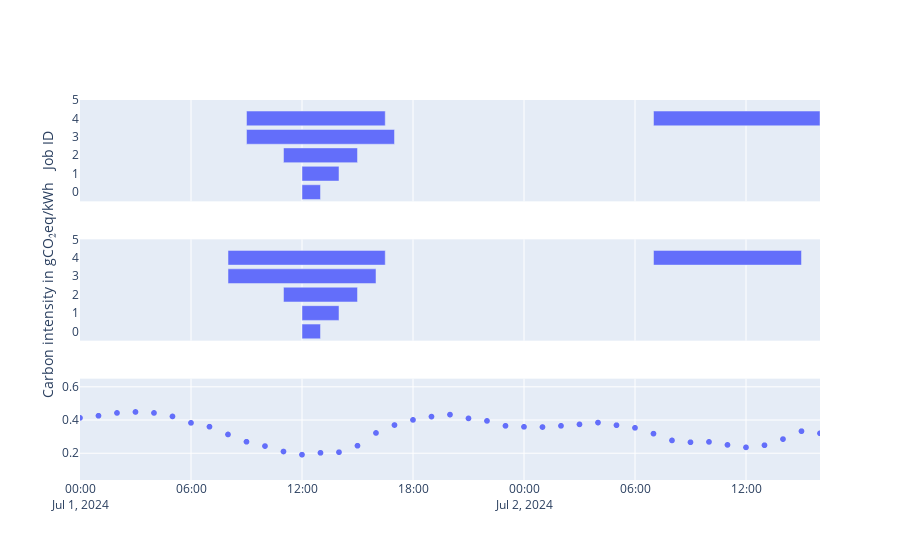

Notebook code for this chart:
### Code cell
compare_traces([
    "suspend-resume_periodic-phases_2_1800_200_24_details",
    "suspend-resume_constant-from-periodic-phases_2_1800_200_24_details"
], 24)

### Figure 1 — Plotly figure (JSON) as saved in the notebook; plotly's stock layout.template omitted (floating-point values rounded to 4 significant figures; data arrays with more than 128 entries replaced by an {"elided": "..."} marker saying what was removed)
{"data": [{"alignmentgroup": "True", "base": ["2024-07-01T09:00:00+00:00", "2024-07-01T09:00:00+00:00", "2024-07-01T11:00:00+00:00", "2024-07-01T12:00:00+00:00", "2024-07-01T12:00:00+00:00", "2024-07-02T07:00:00+00:00"], "customdata": [[32400, 7.5], [32400, 8], [39600, 4], [43200, 1], [43200, 2], [111600, 9]], "hovertemplate": "start_time_date=%{base}<br>exit_time_date=%{x}<br>ID=%{y}<br>start_time=%{customdata[0]}<br>length_hours=%{customdata[1]}<extra></extra>", "legendgroup": "", "marker": {"color": "#636efa", "pattern": {"shape": ""}}, "name": "", "offsetgroup": "", "orientation": "h", "showlegend": false, "textposition": "auto", "type": "bar", "x": [27000000, 28800000, 14400000, 3600000, 7200000, 32400000], "xaxis": "x", "y": [4, 3, 2, 0, 1, 4], "yaxis": "y"}, {"alignmentgroup": "True", "base": ["2024-07-01T08:00:00+00:00", "2024-07-01T08:00:00+00:00", "2024-07-01T11:00:00+00:00", "2024-07-01T12:00:00+00:00", "2024-07-01T12:00:00+00:00", "2024-07-02T07:00:00+00:00"], "customdata": [[28800, 8.5], [28800, 8], [39600, 4], [43200, 1], [43200, 2], [111600, 8]], "hovertemplate": "start_time_date=%{base}<br>exit_time_date=%{x}<br>ID=%{y}<br>start_time=%{customdata[0]}<br>length_hours=%{customdata[1]}<extra></extra>", "legendgroup": "", "marker": {"color": "#636efa", "pattern": {"shape": ""}}, "name": "", "offsetgroup": "", "orientation": "h", "showlegend": false, "textposition": "auto", "type": "bar", "x": [30600000, 28800000, 14400000, 3600000, 7200000, 28800000], "xaxis": "x2", "y": [4, 3, 2, 0, 1, 4], "yaxis": "y2"}, {"hovertemplate": "datetime=%{x}<br>carbon_intensity_avg=%{y}<extra></extra>", "legendgroup": "", "marker": {"color": "#636efa", "symbol": "circle"}, "mode": "markers", "name": "", "showlegend": false, "type": "scattergl", "x": {"elided": "1440 str values"}, "xaxis": "x3", "y": {"elided": "1440 float values"}, "yaxis": "y3"}], "layout": {"xaxis": {"anchor": "y", "domain": [0, 1], "matches": "x3", "range": ["2024-07-01T00:00:00+00:00", "2024-07-02T16:00:00+00:00"], "showticklabels": false, "type": "date"}, "xaxis2": {"anchor": "y2", "domain": [0, 1], "matches": "x3", "range": ["2024-07-01T00:00:00+00:00", "2024-07-02T16:00:00+00:00"], "showticklabels": false, "type": "date"}, "xaxis3": {"anchor": "y3", "domain": [0, 1], "range": ["2024-07-01T00:00:00+00:00", "2024-07-02T16:00:00+00:00"], "type": "date"}, "yaxis": {"anchor": "x", "domain": [0.7333, 1], "fixedrange": true, "range": [-0.5, 5], "tickmode": "linear", "title": {"text": "Job ID"}}, "yaxis2": {"anchor": "x2", "domain": [0.3667, 0.6333], "fixedrange": true, "range": [-0.5, 5], "tickmode": "linear", "title": {"text": "Carbon intensity in gCO₂eq/kWh"}}, "yaxis3": {"anchor": "x3", "domain": [0, 0.2667]}}}
